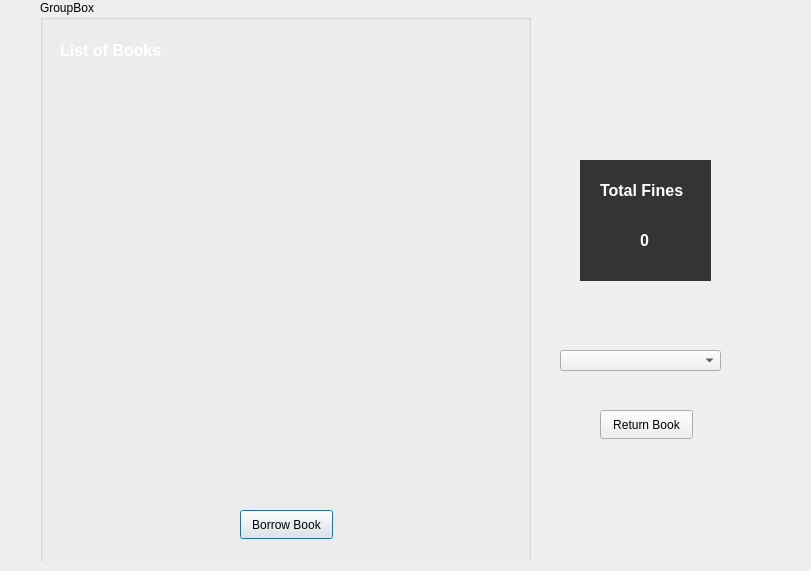
<?xml version="1.0" encoding="UTF-8"?>
<ui version="4.0">
 <class>borrow_return_book</class>
 <widget class="QDialog" name="borrow_return_book">
  <property name="geometry">
   <rect>
    <x>0</x>
    <y>0</y>
    <width>811</width>
    <height>571</height>
   </rect>
  </property>
  <property name="windowTitle">
   <string>Dialog</string>
  </property>
  <property name="styleSheet">
   <string notr="true">
QDialog{
    background-image: url(&quot;:/Images/ylswjsy7stw-2048x1201.jpg&quot;);
    background-repeat: no-repeat;
    background-position: center;
    background-attachment: fixed;
}
</string>
  </property>
  <widget class="QFrame" name="frame">
   <property name="geometry">
    <rect>
     <x>30</x>
     <y>-70</y>
     <width>711</width>
     <height>631</height>
    </rect>
   </property>
   <property name="styleSheet">
    <string notr="true">QFrame{
background:transparent;
}



QLabel {
    font-family: &quot;Segoe UI&quot;;       /* Or any font you like */
    font-size: 16px;               /* Adjust size as needed */
    font-weight: bold;             /* This makes it bold */
    color: white;                  /* Optional: sets text color */
}
QLineEdit {
    color: #FFFFFF;  /* White text color */
    background: transparent;
    border: none;
    border-bottom: 2px solid white;
    padding: 2px;
    font-weight: bold;
}

QLineEdit:focus {
    border-bottom: 2px solid #FFD700; /* gold underline when focused */
}




</string>
   </property>
   <property name="frameShape">
    <enum>QFrame::Shape::StyledPanel</enum>
   </property>
   <property name="frameShadow">
    <enum>QFrame::Shadow::Raised</enum>
   </property>
   <widget class="QLabel" name="label">
    <property name="geometry">
     <rect>
      <x>570</x>
      <y>250</y>
      <width>131</width>
      <height>21</height>
     </rect>
    </property>
    <property name="text">
     <string>Total Fines</string>
    </property>
   </widget>
   <widget class="QGroupBox" name="groupBox">
    <property name="geometry">
     <rect>
      <x>10</x>
      <y>70</y>
      <width>491</width>
      <height>571</height>
     </rect>
    </property>
    <property name="title">
     <string>GroupBox</string>
    </property>
    <widget class="QPushButton" name="borrow_book_button">
     <property name="geometry">
      <rect>
       <x>200</x>
       <y>510</y>
       <width>93</width>
       <height>29</height>
      </rect>
     </property>
     <property name="text">
      <string>Borrow Book</string>
     </property>
    </widget>
    <widget class="QLabel" name="label_5">
     <property name="geometry">
      <rect>
       <x>20</x>
       <y>30</y>
       <width>131</width>
       <height>41</height>
      </rect>
     </property>
     <property name="text">
      <string>List of Books</string>
     </property>
    </widget>
    <widget class="QListView" name="book_list">
     <property name="geometry">
      <rect>
       <x>20</x>
       <y>70</y>
       <width>441</width>
       <height>431</height>
      </rect>
     </property>
     <property name="styleSheet">
      <string notr="true">QListView{
background:rgba(255, 255,255, .8);
}</string>
     </property>
    </widget>
   </widget>
   <widget class="QLabel" name="fines_money">
    <property name="geometry">
     <rect>
      <x>610</x>
      <y>300</y>
      <width>31</width>
      <height>20</height>
     </rect>
    </property>
    <property name="text">
     <string>0</string>
    </property>
   </widget>
   <widget class="QLabel" name="labelback">
    <property name="geometry">
     <rect>
      <x>550</x>
      <y>230</y>
      <width>131</width>
      <height>121</height>
     </rect>
    </property>
    <property name="styleSheet">
     <string notr="true">QLabel{
background:rgba(0,0,0,200);
}</string>
    </property>
    <property name="text">
     <string/>
    </property>
   </widget>
   <widget class="QPushButton" name="return_book_button">
    <property name="geometry">
     <rect>
      <x>570</x>
      <y>480</y>
      <width>93</width>
      <height>29</height>
     </rect>
    </property>
    <property name="text">
     <string>Return Book</string>
    </property>
   </widget>
   <widget class="QComboBox" name="borrowed_books_combo_box">
    <property name="geometry">
     <rect>
      <x>530</x>
      <y>420</y>
      <width>161</width>
      <height>21</height>
     </rect>
    </property>
   </widget>
   <zorder>labelback</zorder>
   <zorder>label</zorder>
   <zorder>groupBox</zorder>
   <zorder>fines_money</zorder>
   <zorder>return_book_button</zorder>
   <zorder>borrowed_books_combo_box</zorder>
  </widget>
 </widget>
 <resources/>
 <connections/>
</ui>
